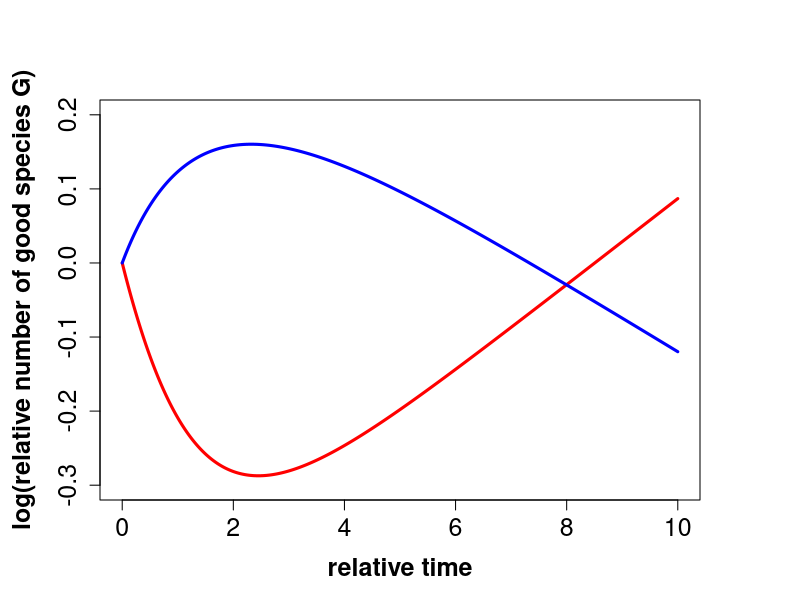

Write the R code that produced this figure.
rm(list=ls())
library(expm)
library(ggplot2)

#define Matrix 1
mu.g <- 0.3
mu.i <- 0.3
b <- 1
lambda <- 0.2
lambda+mu.i <= 1
r1 <- c(-mu.g,lambda)
r2 <- c(b,-(mu.i+lambda))
M1 <- matrix(c(r1,r2),nrow=2,ncol=2,byrow = T)

#define Matrix 2
mu.g <- 0.1
mu.i <- 0.3
b <- 0.1
lambda <- 0.3
lambda+mu.i <= 1
r1 <- c(-mu.g,lambda)
r2 <- c(b,-(mu.i+lambda))
M2 <- matrix(c(r1,r2),nrow=2,ncol=2,byrow = T)

#simulate diversification
t <- seq(0,10,0.01)
n1 <- c(1,0)
N1 <- t(sapply(t,function(t) expm(M1*t)%*%n1))
N1 <- log(N1[,1])
n2 <- c(1,1)
N2 <- t(sapply(t,function(t) expm(M2*t)%*%n2))
N2 <- log(N2[,1])

par(mar=c(5,5,5,5))
plot(t,N1,type='l',col='red',lwd=3,ylim=c(-0.3,0.2),
     cex.axis=1.5,cex.lab=1.5,
     xlab=substitute(paste(bold('relative time'))),
     ylab=substitute(paste(bold('log(relative number of good species G)')))
)
lines(t,N2,col='blue',lwd=3)
